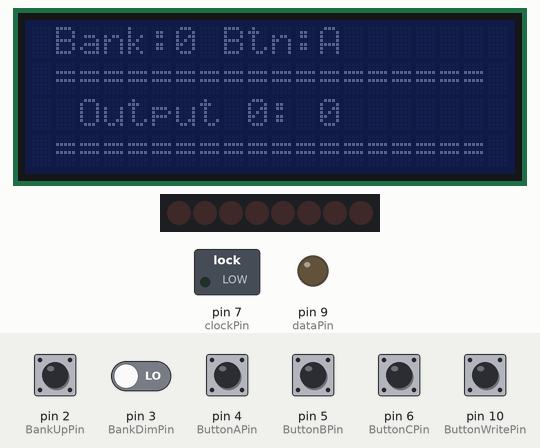
A sketch run on a simulated Arduino Uno, built with avr-gcc and run on an emulated ATmega328P. On the bench: 20×4 character LCD, 8 shift-register outputs drawn as a row of LEDs (first output left, lit = HIGH), switched loads named in the sketch (green lamp = pin HIGH), output pins drawn as LEDs (lit = HIGH). The test bench sets the inputs (shaded band); at power-on: pin 10 (ButtonWritePin) HIGH, pin 2 (BankUpPin), pin 3 (BankDimPin), pin 4 (ButtonAPin), pin 5 (ButtonBPin), pin 6 (ButtonCPin) LOW. Pins used as bus, display or sensor lines are not drawn; what the sketch prints to the serial monitor is not drawn.

Above: at 1.97 s.
2.3 s: pin 2 (BankUpPin) pulled HIGH for 0.15 s
At 3.6 s:
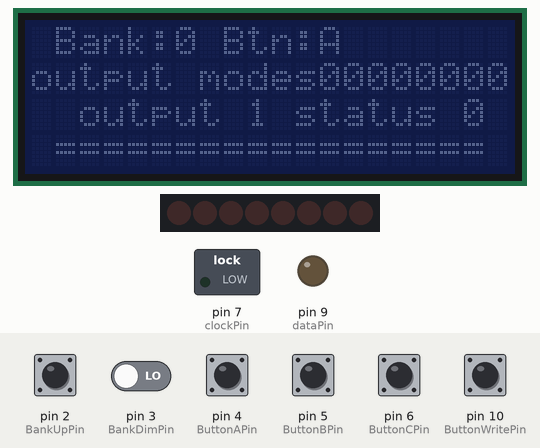
3.9 s: pin 4 (ButtonAPin) pulled HIGH for 0.15 s
At 4.8 s:
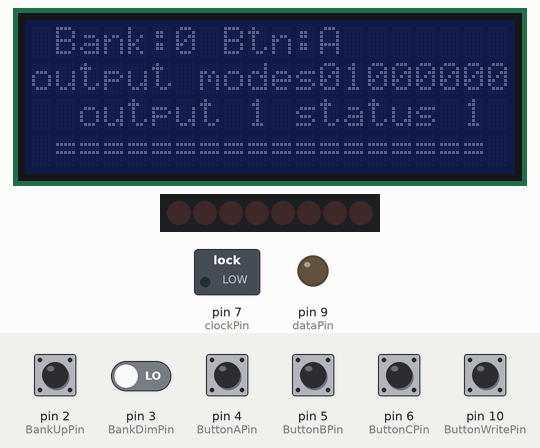
5.5 s: pin 3 (BankDimPin) driven HIGH
At 6.8 s:
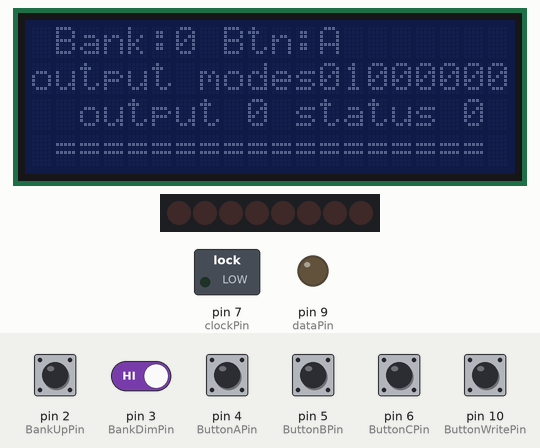
7.1 s: pin 10 (ButtonWritePin) pulled LOW for 1 s
At 8.4 s:
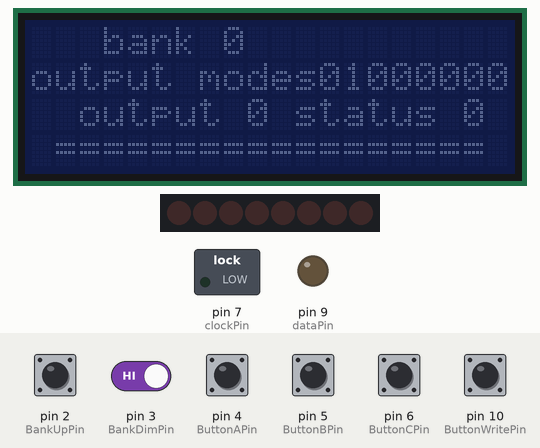
9.6 s: pin 4 (ButtonAPin) driven HIGH and pin 10 (ButtonWritePin) driven LOW
At 10.8 s:
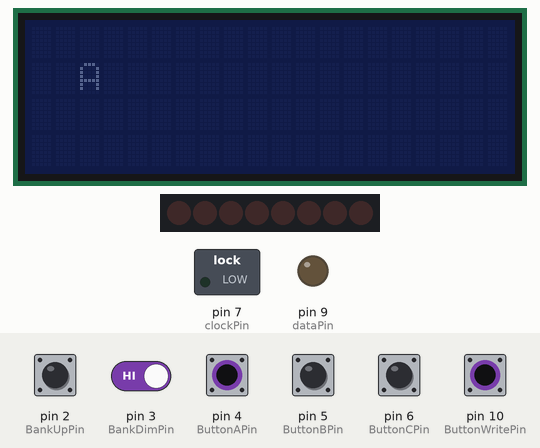
11.1 s: pin 4 (ButtonAPin) driven LOW
At 11.9 s:
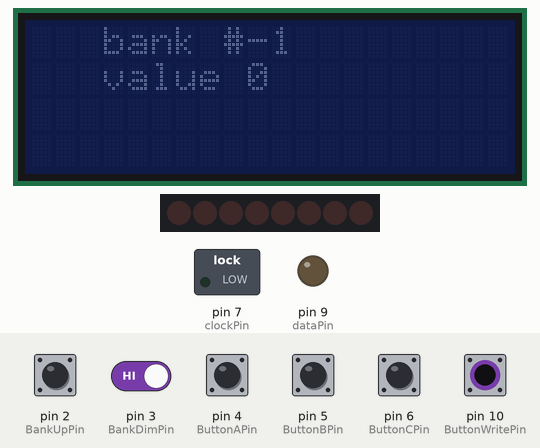
Timing chart, 0 to 13.6 s (numbered marks = the images above; inputs shaded):
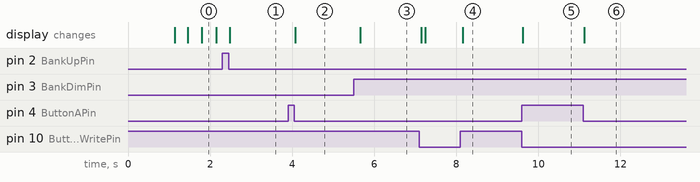

The sketch:

sketch_jan11a.ino
```cpp
#include <EEPROM.h>
#include <LiquidCrystal_I2C.h>

//управление банками
const int BankUpPin = 2;  // + баттон
const int BankDimPin = 3;    // - баттон
int check = 0; //защита от лишнего нажатия
int BankUpState = 0;  // +1
int BankDownState = 0; //-1
int bank = 0;

//управление баттонами
int ButtonAPin = 4;
int ButtonBPin = 5;
int ButtonCPin = 6;
int ButtonAState = 0;
int ButtonBState = 0;
int ButtonCState = 0;
int check1 = 0;
int value[3][4];
int button_value = 0;

//запись в 76
int clockPin = 7;
int dataPin = 9;
int latchPin = 8;


//нажать для записи в память значения
int ButtonWritePin = 10;
int ButtonWriteState = 0;
int check2 = 0;

//меню
int bin[8] = {0, 0, 0, 0, 0, 0, 0, 0};
int out = 0;
int mCheck = 0;
int Setup_flag = 0;
int OutPlusState = 0;
int OutMinState = 0;
int OnState = 0;
int OffState = 0;
int ButtonExState = 0;


LiquidCrystal_I2C lcd(0x27,20,4);


void setup() {
  EEPROM.begin();

  pinMode(BankUpPin, INPUT);
  pinMode(BankDimPin, INPUT);
  Serial.begin(9600);

  pinMode(ButtonAPin, INPUT);
  pinMode(ButtonBPin, INPUT);
  pinMode(ButtonCPin, INPUT);

  pinMode(latchPin, OUTPUT);
  pinMode(dataPin, OUTPUT);
  pinMode(clockPin, OUTPUT);

  pinMode(ButtonWritePin, INPUT);

  lcd.init();
  lcd.clear();
  lcd.setCursor(2,1);
  lcd.print("Choose bank");
  lcd.setCursor(3,2);
  lcd.print("and program");
  delay(1000);
  //value [0][1] = 29; value [0][2] = 17;value [0][3] = 19;
  //value [1][1] = 179; value [1][2] = 49;value [1][3] = 175;

  for (int btn = 0; btn < 3; btn++) {
    for (int bnk = 0; bnk < 4; bnk++) {
      value[btn][bnk] = load_value(btn, bnk);
    }
  }

}

int stepen(int a, int b) {
    if (a == 0 || b == 0) {
        return 1;
    }
    int result = 1;
    for (int i = 0; i < b; i++) {
        result *= a;
    }
    return result;
}

int bintodec (int jopa[8])
{
  int dec = 0;
for (int a = 0; a < 8; a++) {

    dec = jopa[a]*stepen(2,a)+dec;

}
return dec;
}

void doit()
{
  digitalWrite(latchPin, LOW);
  shiftOut(dataPin, clockPin,LSBFIRST, value [button_value][bank]);
  digitalWrite(latchPin, HIGH);
  lcd.clear();
  lcd.setCursor(3,0);
  lcd.print("bank #"); lcd.print(bank);
  lcd.setCursor(2,1);
  lcd.print(" value ");  lcd.print(value[button_value][bank]);
}
//проверить
//array[button_value][bank]


  int adress_count(int count_buts, int count_banks) {
    // Адрес = (button * NUM_BANKS + bank) * VALUE_SIZE
    return (count_buts * 4 + count_banks) * sizeof(int);
}

// Запись значения
void save_value(int button, int bank, int valueSave) {
    int address = adress_count(button, bank);
    EEPROM.put(address, valueSave);  // Записывает весь int (2 или 4 байта)
}

// Чтение значения
int load_value(int button, int bank) {
    int valueLoad = 0;
    int address = adress_count(button, bank);
    EEPROM.get(address, valueLoad);  // Читает весь int
    return valueLoad;
}

  void NormalMode()
  {


  BankUpState = digitalRead(BankUpPin);
  BankDownState = digitalRead(BankDimPin);
  ButtonAState = digitalRead(ButtonAPin);
  ButtonBState = digitalRead(ButtonBPin);
  ButtonCState = digitalRead(ButtonCPin);


   if (BankUpState == HIGH && check == 0) {
    check++;
    if (bank>2){bank=-1;}
    delay(100); bank++;
    lcd.clear();
    lcd.setCursor(3,0);
     lcd.print("bank ");lcd.print(bank);
    Serial.println("bank - "); Serial.println(bank);
    lcd.setCursor(2,1);
  lcd.print("value "); lcd.print(value[button_value][bank]);

  }
  if (BankDownState == HIGH && check == 0) {
    check++;
    if (bank<0){bank=3;}
    lcd.clear();
    lcd.setCursor(3,0);
    lcd.print("bank "); lcd.print(bank); Serial.println(bank);
    delay(100); bank--;
    lcd.setCursor(2,1);
  lcd.print("value "); lcd.print(value[button_value][bank]);
  }

  if (ButtonAState == HIGH && check1 == 0) {
    check1++;
    button_value = 0;
        lcd.clear();
        lcd.setCursor(2,1);
     lcd.print("A");
    Serial.println("A");
    delay(100);
  }
    if (ButtonBState == HIGH && check1 == 0) {
    check1++;
    button_value = 1;
    Serial.println("B");
    lcd.clear();
    lcd.setCursor(2,1);
    lcd.print("B");
    delay(100);
  }
    if (ButtonCState == HIGH && check1 == 0) {
    check1++;
    button_value = 2;
    Serial.println("C");
    lcd.clear();
    lcd.setCursor(2,1);
    lcd.print("C");
    delay(100);
  }
  if (BankUpState == LOW && BankDownState == LOW && check == 1) //переделать, условие вызывает нестабильность
  {
    check = 0; //приведение системы в 0
  }
    if (ButtonAState == LOW && ButtonBState == LOW && ButtonCState == LOW && check1 == 1) //переделать, условие вызывает нестабильность && ButtonAState == LOW
  {

    doit();
    check1 = 0; //приведение системы в 0
  }
  }


/*
EEPROM.write(адрес, данные) - пишет один байт данных по адресу
EEPROM.update(адрес, данные) - обновляет (записывает, если отличается) байт данных по адресу. Не реализована для esp8266/32
EEPROM.read(адрес) - читает и возвращает байт данных по адресу
EEPROM.put(адрес, переменная) - записывает (по факту - обновляет, update) данные из переменной любого типа по адресу
EEPROM.get(адрес, переменная) - читает данные по адресу и сам записывает их в указанную переменную
EEPROM[] - библиотека позволяет работать с EEPROM памятью как с обычным массивом типа uint8_t
*/


void loop()
{
  ButtonWriteState = digitalRead(ButtonWritePin);
  if (ButtonWriteState == LOW)
  {
    NormalMode();
  }

  if (ButtonWriteState == HIGH)
  {
    if (Setup_flag == 0)
    {
          lcd.clear();
    lcd.setCursor(1,1);
    lcd.print("==================");
    lcd.setCursor(4,2);
    lcd.print("Setup mode");
    lcd.setCursor(1,3);
    lcd.print("=================="); delay(300);

    lcd.clear();  // ОЧИСТИТЬ экран перед выводом новой информации
    lcd.setCursor(1,0);  // Использовать все 4 строки LCD
    lcd.print("Bank:"); lcd.print(bank);
    lcd.print(" Btn:");
    switch (button_value)
    {
    case 0: lcd.print("A"); break;
    case 1: lcd.print("B"); break;
    case 2: lcd.print("C"); break;
    default: lcd.print("wrong!");
    }
    delay(300);
    lcd.setCursor(1,1);
    lcd.print("==================");

    lcd.setCursor(2,2);
    lcd.print("Output "); lcd.print(out);
    lcd.print(": "); lcd.print(bin[out]);  // Теперь должно работать

    lcd.setCursor(1,3);
    lcd.print("=================="); delay(300);
    Setup_flag = 1;
    }

    OutPlusState = digitalRead(BankUpPin);
    OutMinState = digitalRead(BankDimPin);
    OnState = digitalRead(ButtonAPin);
    OffState = digitalRead(ButtonBPin);
    ButtonExState = digitalRead(ButtonCPin);

    lcd.setCursor(0,1);
    lcd.print("output modes");
    for (int iPrint = 0; iPrint <8; iPrint++)
  {
    lcd.print(bin[iPrint]);
  }
    lcd.setCursor(2,2);
    lcd.print("output "); lcd.print(out); lcd.print(" status "); lcd.print(bin[out]);
    lcd.setCursor(1,3);
    lcd.print("=================="); delay(10);


   if (OutPlusState == HIGH && mCheck == 0 && Setup_flag == 1)
    {
        mCheck = 1;
        if (out >= 7) { out = 0; } else { out++; }
        delay(10);  // Задержка для дребезга
    }
    else if (OutMinState == HIGH && mCheck == 0 && Setup_flag == 1)
    {
        mCheck = 1;
        if (out <= 0) { out = 7; } else { out--; }
        delay(10);
    }
    else if (OnState == HIGH && mCheck == 0 && Setup_flag == 1)
    {
        mCheck = 1;
        bin[out] = 1;
        delay(10);
    }
    else if (OffState == HIGH && mCheck == 0 && Setup_flag == 1)
    {
        mCheck = 1;
        bin[out] = 0;
        delay(10);
    }

    // Сброс флага нажатия
    if (OutPlusState == LOW && OutMinState == LOW &&
        OnState == LOW && OffState == LOW && mCheck == 1 && Setup_flag == 1)
    {
        mCheck = 0;
    }
  }
  if (ButtonExState == HIGH && Setup_flag == 1 && ButtonWriteState == LOW)
  {
    Serial.print("=================="); Serial.print("Setup done"); Serial.println("=================="); check2 = 0;
    lcd.clear();
    lcd.setCursor(1,1);
    lcd.print("==================");
    lcd.setCursor(4,2);
    lcd.print("Setup done");
    lcd.setCursor(1,3);
    lcd.print("==================");
    delay(1000);
    value[button_value][bank] = bintodec(bin);
    int valArr = value[button_value][bank];
    save_value(button_value, bank, valArr);
    doit();
    Setup_flag = 0;

  }

}
```

Measured:
- after the input at 2.3 s, the display: changes after 0.18 s (image 1)
- after the input at 3.9 s, the display: changes after 0.17 s (image 2)
- after the input at 5.5 s, the display: changes after 0.17 s (image 3)
- after the input at 7.1 s, the display: first changes at once (image 4 shows a later state)
- after the input at 9.6 s, the display: changes at once (image 5)
- after the input at 11.1 s, the display: changes at once (image 6)
